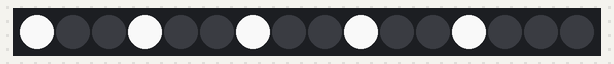
A sketch run on a simulated Arduino Uno, built with avr-gcc and run on an emulated ATmega328P. Parts: 16 RGB LEDs in strip order, left to right. Dim RGB values are drawn brighter than linear.

Above: at 1.02 s.
At 4.36 s:
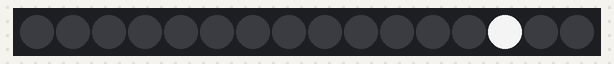
At 8.32 s:
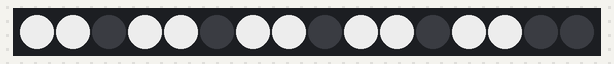
At 15.61 s:
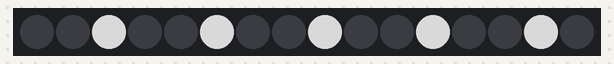
At 22.91 s:
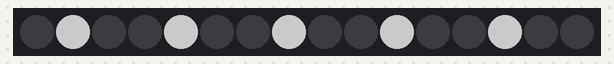
At 37.51 s:
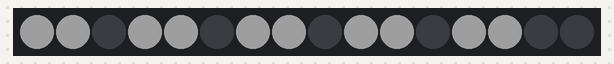

The sketch:

TLC_Working_Workout_.ino
```cpp
//channel (0-15), value (0-4095))
#include "Tlc5940.h"

void setup()
{

  Tlc.init(500);
  Tlc.clear();
}

/* This loop will create a Knight Rider-like effect if you have LEDs plugged
   into all the TLC outputs.  NUM_TLCS is defined in "tlc_config.h" in the
   library folder.  After editing tlc_config.h for your setup, delete the
   Tlc5940.o file to save the changes. */
int delayAmount = 200;
int dimAmount = 4095;

void loop()
{   if(dimAmount < 200)
      dimAmount = 4095;

    dimAmount -=300;


    for(int i = 0; i< 15; i+=3){
      Tlc.set(i, dimAmount);
       Tlc.update();
       delay(delayAmount);
    }

    delay(delayAmount);


    for(int i = 0; i< 15; i+=3){
      Tlc.set(i, 0);
      Tlc.update();
       delay(delayAmount);
    }


  dimAmount -=300;


    delay(delayAmount);


    for(int i = 1; i< 15; i+=3){
      Tlc.set(i, dimAmount);
       Tlc.update();
       delay(delayAmount);
    }

    delay(delayAmount);


    for(int i = 1; i< 15; i+=3){
      Tlc.set(i, 0);
      Tlc.update();
       delay(delayAmount);
    }

dimAmount -=300;


    delay(delayAmount);


    for(int i = 2; i< 15; i+=3){
      Tlc.set(i, dimAmount);
       Tlc.update();
       delay(delayAmount);
    }

    delay(delayAmount);


    for(int i = 2; i< 15; i+=3){
      Tlc.set(i, 0);
      Tlc.update();
       delay(delayAmount);
    }
    delay(delayAmount);


       for(int i = 0; i< 15; i+=3){
      Tlc.set(i, dimAmount);
      Tlc.set(i+1, dimAmount);
       Tlc.update();
       delay(delayAmount);
    }

    delay(delayAmount);


    for(int i = 0; i< 15; i+=3){
      Tlc.set(i, 0);
      Tlc.set(i+1, 0);
      Tlc.update();
       delay(delayAmount);
    }
    delay(delayAmount);


}
```

Measured:
- what the display in image 2 shows lasts 0.4 s, from 8.1 s to 8.5 s
